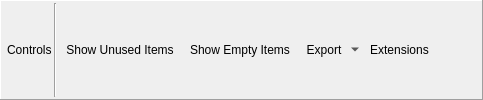
    <widget class="QFrame" name="toolbar">
     <property name="frameShape">
      <enum>QFrame::Panel</enum>
     </property>
     <property name="frameShadow">
      <enum>QFrame::Raised</enum>
     </property>
     <layout class="QHBoxLayout" name="toolbarLayout">
      <property name="spacing">
       <number>2</number>
      </property>
      <property name="leftMargin">
       <number>6</number>
      </property>
      <property name="topMargin">
       <number>2</number>
      </property>
      <property name="rightMargin">
       <number>6</number>
      </property>
      <property name="bottomMargin">
       <number>2</number>
      </property>
      <item>
       <widget class="QLabel" name="controlsLabel">
        <property name="text">
         <string>Controls</string>
        </property>
        <property name="margin">
         <number>4</number>
        </property>
       </widget>
      </item>
      <item>
       <widget class="Line" name="controlsLine">
        <property name="orientation">
         <enum>Qt::Vertical</enum>
        </property>
       </widget>
      </item>
      <item>
       <widget class="QToolButton" name="showUnused">
        <property name="toolTip">
         <string>Show items that are bound but not currently used by the pipeline.</string>
        </property>
        <property name="text">
         <string>Show Unused Items</string>
        </property>
        <property name="icon">
         <iconset resource="../../Resources/resources.qrc">
          <normaloff>:/page_white_delete.png</normaloff>:/page_white_delete.png</iconset>
        </property>
        <property name="checkable">
         <bool>true</bool>
        </property>
        <property name="toolButtonStyle">
         <enum>Qt::ToolButtonTextBesideIcon</enum>
        </property>
        <property name="autoRaise">
         <bool>true</bool>
        </property>
       </widget>
      </item>
      <item>
       <widget class="QToolButton" name="showEmpty">
        <property name="toolTip">
         <string>Show pipeline bindings which are completely empty and have nothing bound</string>
        </property>
        <property name="text">
         <string>Show Empty Items</string>
        </property>
        <property name="icon">
         <iconset resource="../../Resources/resources.qrc">
          <normaloff>:/page_white_database.png</normaloff>:/page_white_database.png</iconset>
        </property>
        <property name="checkable">
         <bool>true</bool>
        </property>
        <property name="toolButtonStyle">
         <enum>Qt::ToolButtonTextBesideIcon</enum>
        </property>
        <property name="autoRaise">
         <bool>true</bool>
        </property>
       </widget>
      </item>
      <item>
       <widget class="QToolButton" name="exportDrop">
        <property name="toolTip">
         <string>Export the current pipeline state to an HTML file or Fossilize database</string>
        </property>
        <property name="text">
         <string>Export</string>
        </property>
        <property name="icon">
         <iconset resource="../../Resources/resources.qrc">
          <normaloff>:/save.png</normaloff>:/save.png</iconset>
        </property>
        <property name="checkable">
         <bool>false</bool>
        </property>
        <property name="popupMode">
         <enum>QToolButton::MenuButtonPopup</enum>
        </property>
        <property name="toolButtonStyle">
         <enum>Qt::ToolButtonTextBesideIcon</enum>
        </property>
        <property name="autoRaise">
         <bool>true</bool>
        </property>
       </widget>
      </item>
      <item>
       <widget class="QToolButton" name="extensions">
        <property name="text">
         <string>Extensions</string>
        </property>
        <property name="icon">
         <iconset resource="../../Resources/resources.qrc">
          <normaloff>:/plugin.png</normaloff>:/plugin.png</iconset>
        </property>
        <property name="toolButtonStyle">
         <enum>Qt::ToolButtonTextBesideIcon</enum>
        </property>
        <property name="autoRaise">
         <bool>true</bool>
        </property>
       </widget>
      </item>
      <item>
       <spacer name="horizontalSpacer">
        <property name="orientation">
         <enum>Qt::Horizontal</enum>
        </property>
        <property name="sizeHint" stdset="0">
         <size>
          <width>40</width>
          <height>20</height>
         </size>
        </property>
       </spacer>
      </item>
     </layout>
    </widget>
